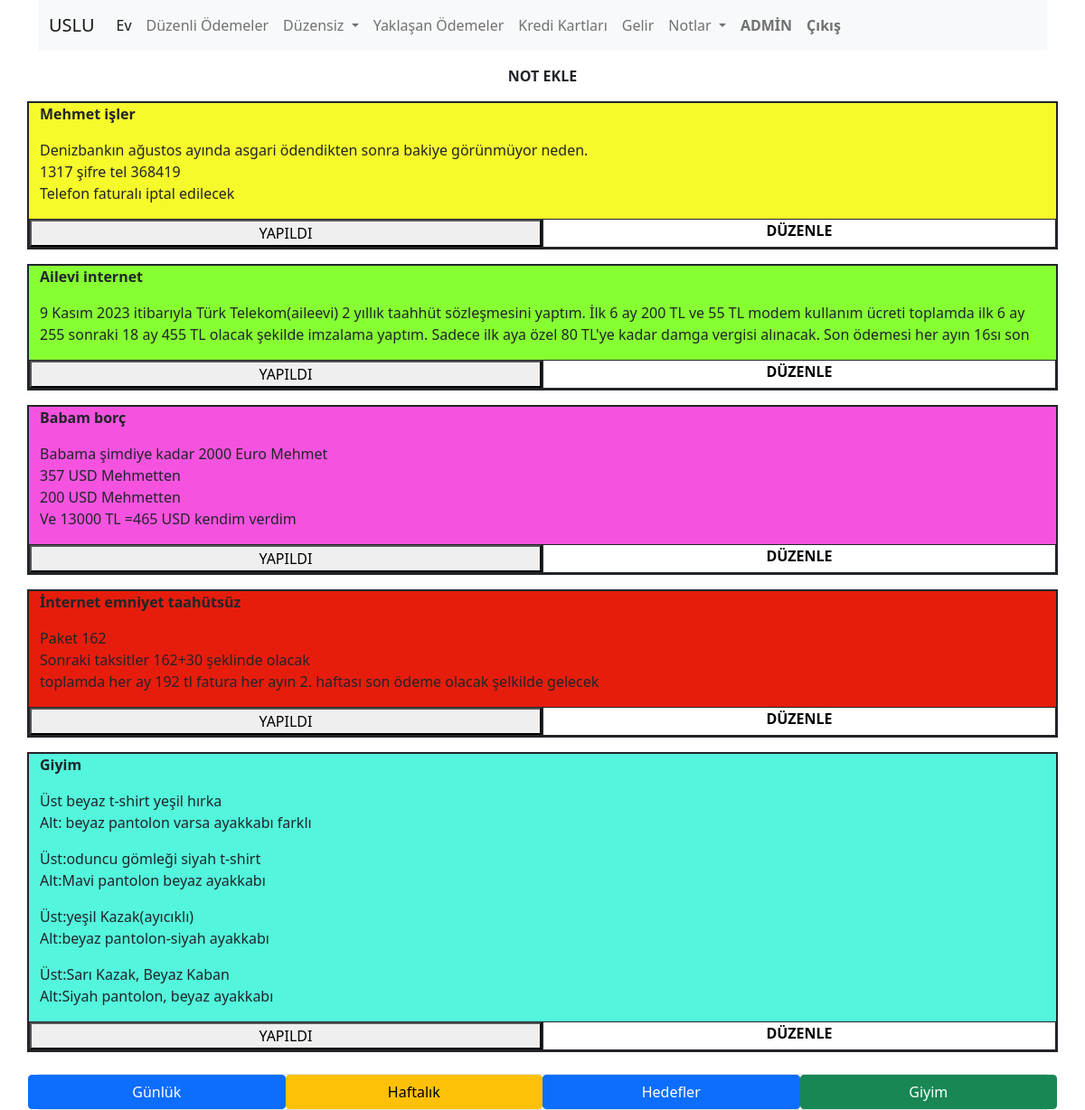
The page /notlar (signed in) on the database its author committed.
### wejegeh/models.py (models this page shows, shortened)
class Notlar(models.Model):
    başlık = models.CharField(max_length=100)#zorunlu
    detay = models.ForeignKey(Renk,on_delete=models.CASCADE)
    notekle = models.TextField(blank=True)
    yapıldımı=models.BooleanField(blank=True)

### wejegeh/views.py (the view)
# urls.py: path('notlar', views.notlar,name='notlar'),
@user_passes_test(isAdmin)#normal kullanıcı login mi?
def notlar(request):
    if request.method == 'POST':
        gelen_veri = request.POST.get("id")
        not_obj = get_object_or_404(Notlar, id=gelen_veri)
        not_obj.yapıldımı = True
        not_obj.save()
        return redirect('notlar')#urls deseninde namesi notlar olan desene yönlenir
    else:
        aktif_notlar = Notlar.objects.filter(yapıldımı=False)
        return render(request, 'wejegeh/notlar.html', {'notlar': aktif_notlar})

### wejegeh/views.py (called while the page is built)
def isAdmin(user):#superuser kullanıcı login mi?
    return user.is_superuser

### wejegeh/templates/wejegeh/notlar.html (shortened to what this page needs)
{% extends 't_wejegeh.html' %}
{% load static %}
{% block css_files %}
<link rel="stylesheet" href="{% static 'css/mystyle.css' %}">
<link rel="stylesheet" href="https://cdnjs.cloudflare.com/ajax/libs/font-awesome/6.4.0/css/all.min.css">
{% endblock css_files %}
{% block orta_alan %}
<a class="text-center " href="http://127.0.0.1:8000/admin/wejegeh/notlar/add/"><div class="col-12 fw-bold text-dark mt-3">NOT EKLE</div></a>
{% for entry in  notlar%}
<div class="row mt-3 mb-3 border border-dark border-2">
    <div style="background-color:#{{entry.detay.renkcode}};" class="col-12  ">
        <div class="row">
            <div class="col-12 fw-bold">{{entry.başlık|linebreaks|urlize}}</div>
            <div class="col-12">{{entry.notekle|linebreaks|urlize}}</div>
            <div class="col-6 bg-white text-center  border border-dark p-0">
                <form method="POST">
                    <button class="container-fluid" type="submit">YAPILDI</button>
                </form>
            </div>
            <div class="col-6 text-dark text-center fw-bold bg-white border-dark border"><a class="" href="http://127.0.0.1:8000/admin/wejegeh/notlar/{{ entry.id }}/change/">DÜZENLE</a></div>
        </div>
    </div>
</div>
{% endfor %}
<div class="col-12 mt-4 border">
    <div class="row">
        <a href="/günlük" class="col-lg-3 col-12   btn btn-primary">Günlük</a>
        <a href="/haftalık" class="col-lg-3 col-12   btn btn-warning">Haftalık</a>
        <a href="/hedefler" class="col-lg-3 col-12   btn btn-primary">Hedefler</a>
        <a href="/giyim" class="col-lg-3 col-12   btn btn-success">Giyim</a>
    </div>
    </div>
{% endblock orta_alan %}

### templates/t_wejegeh.html (shortened to what this page needs)
{% load static %}
<!DOCTYPE html>
<html lang="en">
  <head>
    <link href="https://cdn.jsdelivr.net/npm/bootstrap@5.0.2/dist/css/bootstrap.min.css" rel="stylesheet" />
    <link rel="stylesheet" href="https://cdnjs.cloudflare.com/ajax/libs/font-awesome/6.4.0/css/all.min.css" />
    {% block css_files %}{% endblock %}
  </head>
  <body class="container">
    <nav class="navbar navbar-expand-lg navbar-light bg-light">
      <div class="container-fluid">
        <a class="navbar-brand" href="/">USLU</a>
        <div class="collapse navbar-collapse" id="navbarSupportedContent">
          <ul class="navbar-nav me-auto mb-2 mb-lg-0">
            <li class="nav-item">
              <a class="nav-link active" aria-current="page" href="/">Ev</a>
            </li>
            <li class="nav-item">
              <a class="nav-link" href="/düzenli">Düzenli Ödemeler</a>
            </li>
            <li class="nav-item dropdown">
              <a class="nav-link dropdown-toggle" href="#" id="navbarDropdown" role="button" data-bs-toggle="dropdown" aria-expanded="false">
                Düzensiz
              </a>
            </li>
            <li class="nav-item">
              <a class="nav-link" href="/yaklasanodeme">Yaklaşan Ödemeler</a>
            </li>
            <li class="nav-item">
              <a class="nav-link" href="/kartlar">Kredi Kartları</a>
            </li>
            <li class="nav-item">
              <a class="nav-link" href="/gelir">Gelir</a>
            </li>
            {% if user.is_superuser %}
            <li class="nav-item dropdown">
              <a class="nav-link dropdown-toggle" href="#" id="navbarDropdown" role="button" data-bs-toggle="dropdown" aria-expanded="false">
                Notlar
              </a>
          </li>
            {% endif %}
            {% if user.is_authenticated %}
            <li class="nav-item">
              <a class="nav-link fw-bold" href='http://127.0.0.1:8000/admin/'>ADMİN</a>
            </li>
            <li class="nav-item">
              <a class="nav-link fw-bold" href={% url "user_logout" %}>Çıkış</a>
            </li>
            {% else %}
            <li class="nav-item">
              <a class="nav-link fw-bold" href={% url "user_login" %}>Giriş</a>
            </li>
            {% endif %}
        </div>
      </div>
    </nav>
    {% block  orta_alan %}{% endblock %}
  </body>
</html>

### static/css/mystyle.css (style rules this page uses)
a { text-decoration: none; color: black; }

### rows shown on the page
Notlar: başlık "Mehmet işler", notekle "Denizbankın ağustos ayında asgari ödendikten sonra bakiye görünmüyor neden. 1317 şifre tel 368419 Telefon faturalı iptal edilecek"
Notlar: başlık "Ailevi internet", notekle "9 Kasım 2023 itibarıyla Türk Telekom(aileevi) 2 yıllık taahhüt sözleşmesini yaptım. İlk 6 ay 200 TL ve 55 TL modem kullanım ücreti toplamda ilk 6 ay 255 sonraki 18 ay 455 TL olacak şekilde imzalama yaptım. Sadece ilk aya özel 80 TL'ye kadar damga vergisi alınacak. Son ödemesi her ayın 16sı son"
Notlar: başlık "Babam borç", notekle "Babama şimdiye kadar 2000 Euro Mehmet 357 USD Mehmetten 200 USD Mehmetten Ve 13000 TL =465 USD kendim verdim"
Notlar: başlık "İnternet emniyet taahütsüz", notekle "Paket 162 Sonraki taksitler 162+30 şeklinde olacak toplamda her ay 192 tl fatura her ayın 2. haftası son ödeme olacak şelkilde gelecek"
Notlar: başlık "Giyim", notekle "Üst beyaz t-shirt yeşil hırka Alt: beyaz pantolon varsa ayakkabı farklı Üst:oduncu gömleği siyah t-shirt Alt:Mavi pantolon beyaz ayakkabı Üst:yeşil Kazak(ayıcıklı) Alt:beyaz pantolon-siyah ayakkabı Üst:Sarı Kazak, Beyaz Kaban Alt:Siyah pantolon, beyaz ayakkabı"
